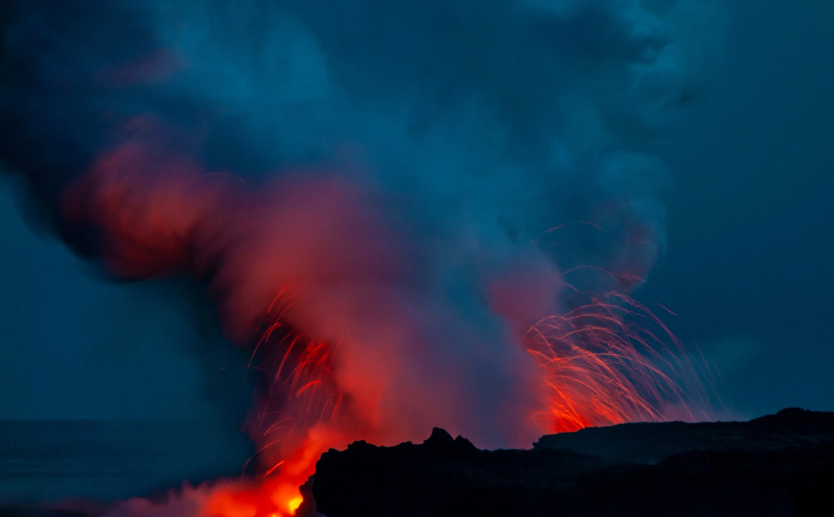
#> input picture src/assets/photography/eruption-night.webp, 2500 x 1550 px, found by its file name (shown at 1/3 size)
$ python og-card.py
#> lines starting #> are read from the running program, lines starting #| are printed output that depends on the picture
"""Render public/og-card.png (1200x630) from the self-hosted Raleway files.

Uses public/rofcap-mark.png and the hero photograph (translucent over obsidian).
Usage: python3 scripts/og-card.py
"""
import struct, zlib, io, os
from PIL import Image, ImageDraw, ImageFont

FONTS = 'node_modules/@fontsource/raleway/files/raleway-latin-{}.woff'


def woff_to_ttf(path):
    d = open(path, 'rb').read()
    _, flavor, _, n = struct.unpack('>4s4sIH', d[:14])
    tables = []
    for i in range(n):
        tag, off, clen, olen, csum = struct.unpack('>4sIIII', d[44 + 20 * i:64 + 20 * i])
        blob = d[off:off + clen]
        tables.append((tag, csum, zlib.decompress(blob) if clen != olen else blob))
    out = struct.pack('>4sHHHH', flavor, n, 0, 0, 0)
    pos = 12 + 16 * n
    body = b''
    for tag, csum, blob in sorted(tables):
        out += struct.pack('>4sIII', tag, csum, pos + len(body), len(blob))
        body += blob + b'\0' * (-len(blob) % 4)
    return io.BytesIO(out + body)


def font(name, size):
    return ImageFont.truetype(woff_to_ttf(FONTS.format(name)), size)


def tracked(draw, xy, text, f, fill, spacing):
    x, y = xy
    for ch in text:
        draw.text((x, y), ch, font=f, fill=fill)
        x += draw.textlength(ch, font=f) + spacing


W, H = 1200, 630
img = Image.new('RGB', (W, H), '#000000')
#> img: PIL image 1200x630 RGB; every value is 0
d = ImageDraw.Draw(img)

# photograph: background only, translucent over obsidian, never behind the mark
photo = Image.open('src/assets/photography/eruption-night.webp').convert('RGB')
#> photo is the input picture: PIL image 2500x1550 RGB; mean R, G, B 25.9, 46.1, 71.3
ph = photo.resize((W, int(photo.height * W / photo.width)), Image.LANCZOS).crop((0, 0, W, H))
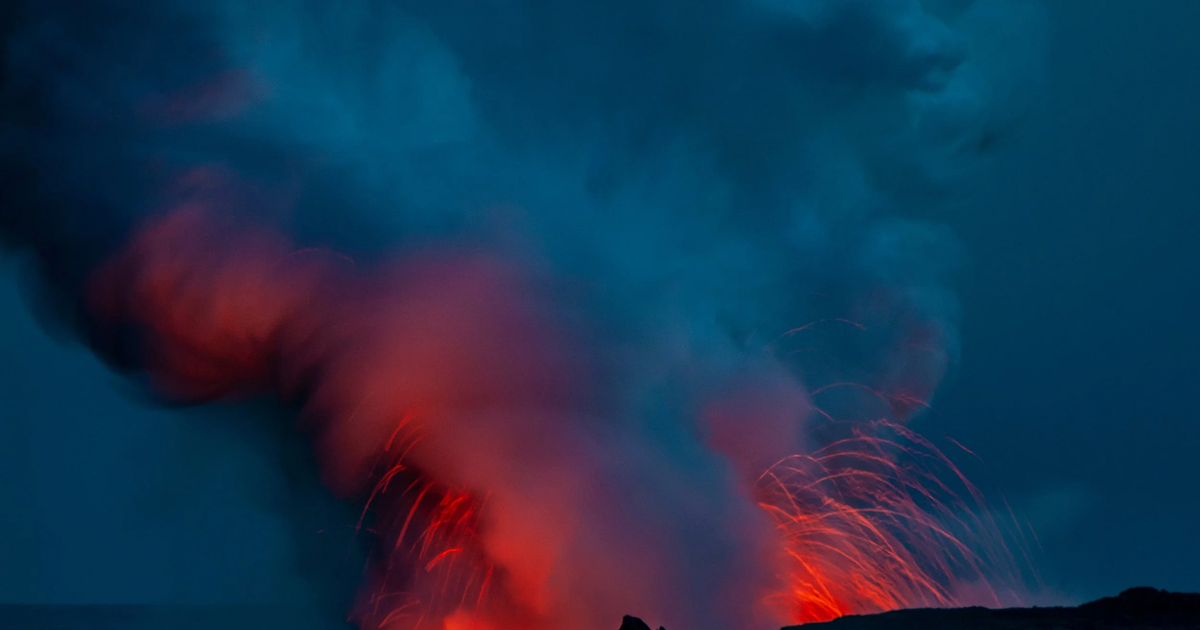
#> ph: PIL image 1200x630 RGB; mean R, G, B 26.1, 51.7, 79.6
img = Image.blend(img, ph, 0.38)
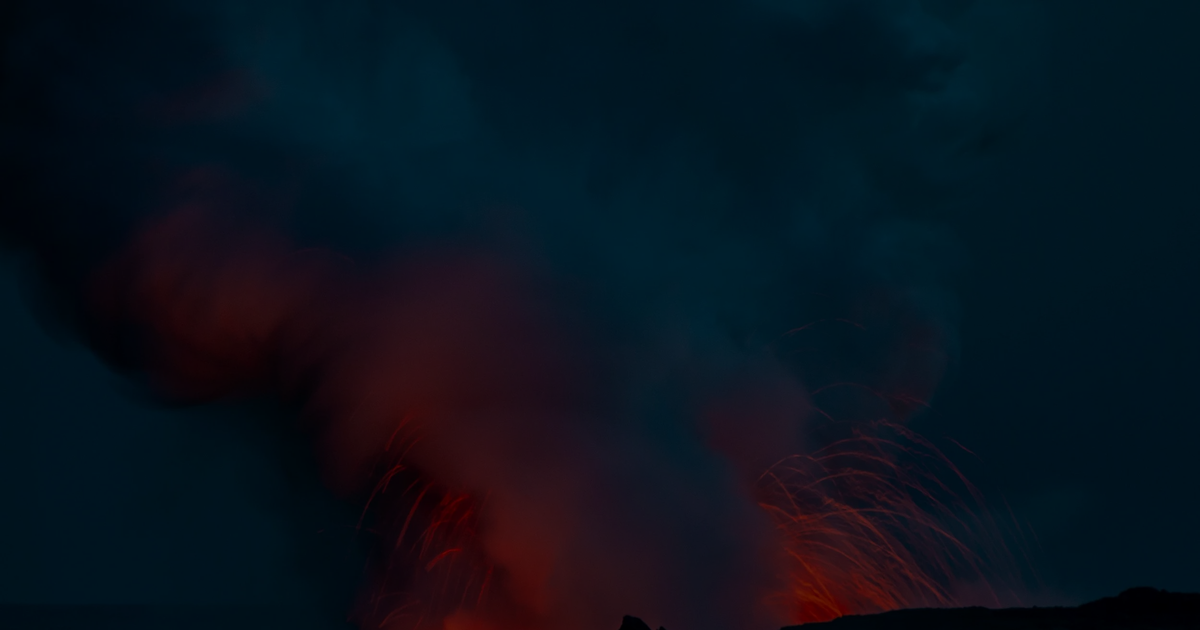
#> img: PIL image 1200x630 RGB; mean R, G, B 9.5, 19.2, 29.8
d = ImageDraw.Draw(img)

# mark on a solid field
d.rectangle((60, 60, 188, 188), fill='#000000')
#> (the run stopped early here; a loop or call above may not have finished)
